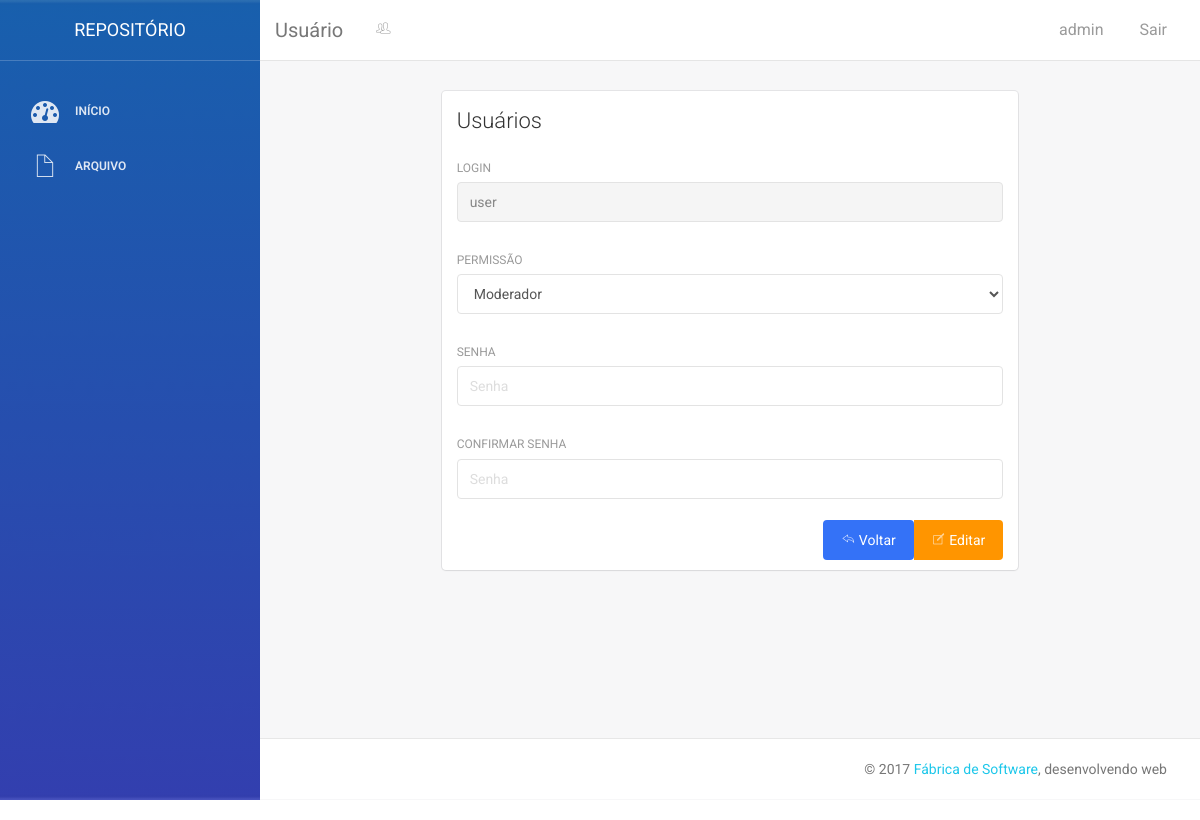
/app/view/moderador/?pg=addusuario&a=e&id=2 (signed in), run on the app's committed database.
### tables this page shows
CREATE TABLE IF NOT EXISTS `Usuario` (
  `idUsuario` INT(11) NOT NULL AUTO_INCREMENT,
  `login` VARCHAR(16) NOT NULL,
  `senha` VARCHAR(60) NOT NULL,
  `permissao` CHAR(1) NOT NULL,
  `status` CHAR(1) NOT NULL,
  PRIMARY KEY (`idUsuario`),
  UNIQUE INDEX `matricula_UNIQUE` (`login` ASC));

### app/view/moderador/index.php (called while the page is built, shortened)
<?php include_once ("header.php"); ?>
    <?php
        if (empty($pg)) {
            include("home.php");
        }
        elseif (substr($pg, 0, 4) == 'http' or substr($pg, 0, 1) == "/" or substr($pg, 0, 1) == ".") {
            echo "<br><font face=arial size=11px><br><b>A pagina não existe.</b><br>Por favor selecione uma página a partir do menu principal.";
        }
        else {
            include("$pg.php");
        }
    ?>
<?php include_once ("footer.php"); ?>

### app/model/dao/UsuarioDAO.php (called while the page is built, shortened)
<?php
require_once '../../model/Conexao.class.php';
require_once '../../model/Usuario.class.php';
class UsuarioDAO {
    public function __construct() {
        $this->con = new Conexao();
        $this->pdo = $this->con->Connect();
    }
	public function Pesquisar(int $idUsuario) {
        $usuario = new Usuario();
		try{
			$sql = "SELECT * FROM Usuario
				WHERE idUsuario = :idUsuario;";
			$stmt = $this -> pdo -> prepare($sql);
			$stmt -> bindValue(':idUsuario', $idUsuario);
			$stmt -> execute();
			if($linha = $stmt->fetch(PDO::FETCH_ASSOC)){
				$usuario -> setIDUsuario($linha['idUsuario']);
				$usuario -> setLogin($linha['login']);
				$usuario -> setSenha($linha['senha']);
				$usuario -> setPermissao($linha['permissao']);
				$usuario -> setStatus($linha['status']);
				return $usuario;
			}
		}catch(PDOException $e){
			echo 'ERRO: '.$e -> getMessage();
		}
		return null;
    }
	public function buscarPorLogin($login) {
		$usuario = new Usuario();
		try {
			$sql = "SELECT * FROM Usuario WHERE login = :login;";
			$stmt = $this->pdo->prepare($sql);
			$stmt->bindValue(':login', $login);
			$stmt->execute();
			if($linha = $stmt->fetch(PDO::FETCH_ASSOC)){
				$usuario -> setIDUsuario($linha['idUsuario']);
				$usuario -> setLogin($linha['login']);
				$usuario -> setSenha($linha['senha']);
				$usuario -> setPermissao($linha['permissao']);
				$usuario -> setStatus($linha['status']);
				return $usuario;
			}
		}catch(PDOException $e){
			echo 'ERRO: '.$e->getMessage();
		}
		return null;
	}
}

### app/model/Conexao.class.php (called while the page is built, shortened)
<?php
class Conexao {
    public function Connect() {
        try {
            $this -> user = "root";
            $this -> pass = "";
            $this -> host = "localhost";
            $this -> base = "BD_FSW";
            $this -> file = "mysql:host=" . $this -> host . ";dbname=" . $this -> base;
            $this -> pdo = new PDO($this -> file, $this -> user, $this -> pass);
            $this -> pdo -> setAttribute(PDO::ATTR_ERRMODE, PDO::ERRMODE_EXCEPTION);
            $this -> pdo -> setAttribute(PDO::ATTR_EMULATE_PREPARES, false);
            $this -> pdo -> setAttribute(PDO::ATTR_PERSISTENT, true);
            return $this -> pdo;
        } catch(PDOException $ex) {
            echo "Erro no sistema" . $ex -> getMessage();
        }
    }
}
?>

### app/model/Usuario.class.php (called while the page is built, shortened)
<?php
class Usuario {
    private $login;
    private $permissao;
    function getLogin() {
        return $this->login;
    }
    function getPermissao() {
        return $this->permissao;
    }
    function setLogin($login) {
        $this->login = $login;
    }
    function setPermissao($permissao) {
        $this->permissao = $permissao;
    }
}

### app/view/moderador/addusuario.php (the view, shortened to what this page needs)
<?php
require_once('../../model/Conexao.class.php');
require_once('../../model/Usuario.class.php');
require_once('../../model/dao/UsuarioDAO.php');
$usuDAO = new UsuarioDAO();
$usuEditar = new Usuario();
if(isset($_GET['id'])){
	$usuEditar = $usuDAO -> Pesquisar($_GET['id']);
}
?>
        <div class="content">
            <div class="container-fluid">
                <div class="row">
                    <div class="col-md-offset-2 col-md-8 col-sm-offset-2 col-sm-8">
                        <div class="card">
                            <div class="header">
                                <h4 class="title">Usuários</h4>
                            </div>
                            <div class="content">
                                <form method="post" action="" id="formAddUsuario">
								<?php if(isset($_GET['a']) && $_GET['a'] == 'e'){?>
									<div class="row">
                                        <div class="col-md-12">
                                            <div class="form-group">
                                            	<label>Login</label>
                                                <input type="text" class="form-control" name="login_user" id="login_user"
                                                placeholder="Login" value="<?php echo $usuEditar->getLogin(); ?>" disabled>
                                            </div>
                                        </div>
                                    </div>
                                    <div class="row">
                                        <div class="col-md-12">
                                            <div class="form-group">
                                                <label>Permissão</label>
                                                <select class="form-control" name="permissao_user"
                                                oninvalid="setCustomValidity('Campo Requerido')"
                                                onchange="try{setCustomValidity('')}catch(e){}" required>
                                                <?php if($usuEditar->getPermissao() == '0'){?>
                                                	<option value=""></option>
                                                	<option value="0" selected>Administrador</option>
                                                	<option value="1">Moderador</option>
                                                <?php }else{ ?>
                                                	<option value="1" selected>Moderador</option>
                                                <?php } ?>
                                                </select>
                                            </div>
                                        </div>
                                    </div>
                                    <div class="row">
                                        <div class="col-md-12">
                                            <div class="form-group">
                                                <label>Senha</label>
                                                <input type="password" class="form-control" name="senha_user" id="senha_user" placeholder="Senha"
                                                oninvalid="setCustomValidity('Campo Requerido')" onchange="try{setCustomValidity('')}catch(e){}" required>
                                            </div>
                                        </div>
                                    </div>
                                    <div class="row">
                                        <div class="col-md-12">
                                            <div class="form-group">
                                                <label>Confirmar Senha</label>
                                                <input type="password" class="form-control" name="senha_user2" id="senha_user2" placeholder="Senha"
                                                oninvalid="setCustomValidity('Campo Requerido')" onchange="try{setCustomValidity('')}catch(e){}" required>
                                            </div>
                                        </div>
                                    </div>
                                    <div class="btn-group pull-right" role="group" aria-label="First group">
										<a href="?pg=usuario"><button type="button" class="btn btn-primary btn-fill"><i class="pe-7s-back"></i> Voltar</button></a>
										<button type="submit" name="btn_editar" id="submit_btn_editar" class="btn btn-warning btn-fill pull-right"><i class="pe-7s-note"></i> Editar</button>
									</div>
                                    <div class="clearfix"></div>
								<?php } ?>
                                </form>
                            </div>
                        </div>
                    </div>
                </div>
            </div>
        </div>

### app/view/moderador/header.php (shortened to what this page needs)
<?php
require_once('../../model/Usuario.class.php');
require_once('../../model/dao/UsuarioDAO.php');
	$loginDAO = new UsuarioDAO();
	$usuLogado = $loginDAO -> buscarPorLogin($_SESSION['usuario']);
?>
<!doctype html>
<html lang="pt-br">
<head>
    <link href="assets/css/bootstrap.min.css" rel="stylesheet" />
	<link rel="stylesheet" href="assets/css/blockquote-box.css">
	<link rel="stylesheet" href="//code.jquery.com/ui/1.12.1/themes/base/jquery-ui.css">
	<link rel="stylesheet" href="//cdn.datatables.net/1.10.16/css/jquery.dataTables.min.css">
    <link href="assets/css/animate.min.css" rel="stylesheet"/>
    <link href="assets/css/light-bootstrap-dashboard.css" rel="stylesheet"/>
    <link href="assets/css/demo.css" rel="stylesheet" />
    <link href="http://maxcdn.bootstrapcdn.com/font-awesome/4.2.0/css/font-awesome.min.css" rel="stylesheet">
    <link href="assets/css/pe-icon-7-stroke.css" rel="stylesheet" />
</head>
<body>
<div class="wrapper">
    <div class="sidebar" data-color="blue" data-image="assets/img/sidebar-6.jpg">
    	<div class="sidebar-wrapper">
            <div class="logo">
                <a href="../moderador/" class="simple-text">
                    Repositório
                </a>
            </div>
            <ul class="nav">
                <li class="<?php if(PAGINA == 'Início'){echo 'active';}?>">
                    <a href="../moderador/">
                        <i class="fa fa-dashboard"></i>
                        <p>Início</p>
                    </a>
                </li>
                <li class="<?php if(PAGINA == 'Arquivo'){echo 'active';}?>">
                    <a href="?pg=arquivo">
                        <i class="pe-7s-file"></i>
                        <p>Arquivo</p>
                    </a>
                </li>
            </ul>
    	</div>
    </div>
    <div class="main-panel">
        <nav class="navbar navbar-default navbar-fixed">
            <div class="container-fluid">
                <div class="navbar-header">
                    <a class="navbar-brand" href="#"><?php echo PAGINA; ?></a>
                </div>
                <div class="collapse navbar-collapse">
                    <ul class="nav navbar-nav navbar-left">
                        <li>
                            <a href="#" class="dropdown-toggle" data-toggle="dropdown">
							<?php if(PAGINA == 'Início'){ ?>
                                <i class="fa fa-dashboard"></i>
							<?php }else{
									if(PAGINA == 'Arquivo'){ ?>
									<i class="pe-7s-file"></i>
									<?php }else{
											if(PAGINA == 'Curso'){ ?>
											<i class="pe-7s-notebook"></i>
											<?php }else{
													if(PAGINA == 'Disciplina'){?>
													<i class="pe-7s-note"></i>
													<?php }else{
															if(PAGINA == 'Usuário'){ ?>
															<i class="pe-7s-users"></i>
															<?php } ?>
													<?php } ?>
											<?php } ?>
									<?php } ?>
							<?php } ?>
                            </a>
                        </li>
                    </ul>
                    <ul class="nav navbar-nav navbar-right">
                        <li>
                           <a href="">
                               <?php echo $usuLogado -> getLogin(); ?>
                            </a>
                        </li>
                        <li>
                            <a href="../../logout.php">
                                Sair
                            </a>
                        </li>
                    </ul>
                </div>
            </div>
        </nav>

### data on the page
usuario: login "admin"
usuario: login_user "user", permissao_user "Moderador"

### other printed values
PAGINA "Usuário"
